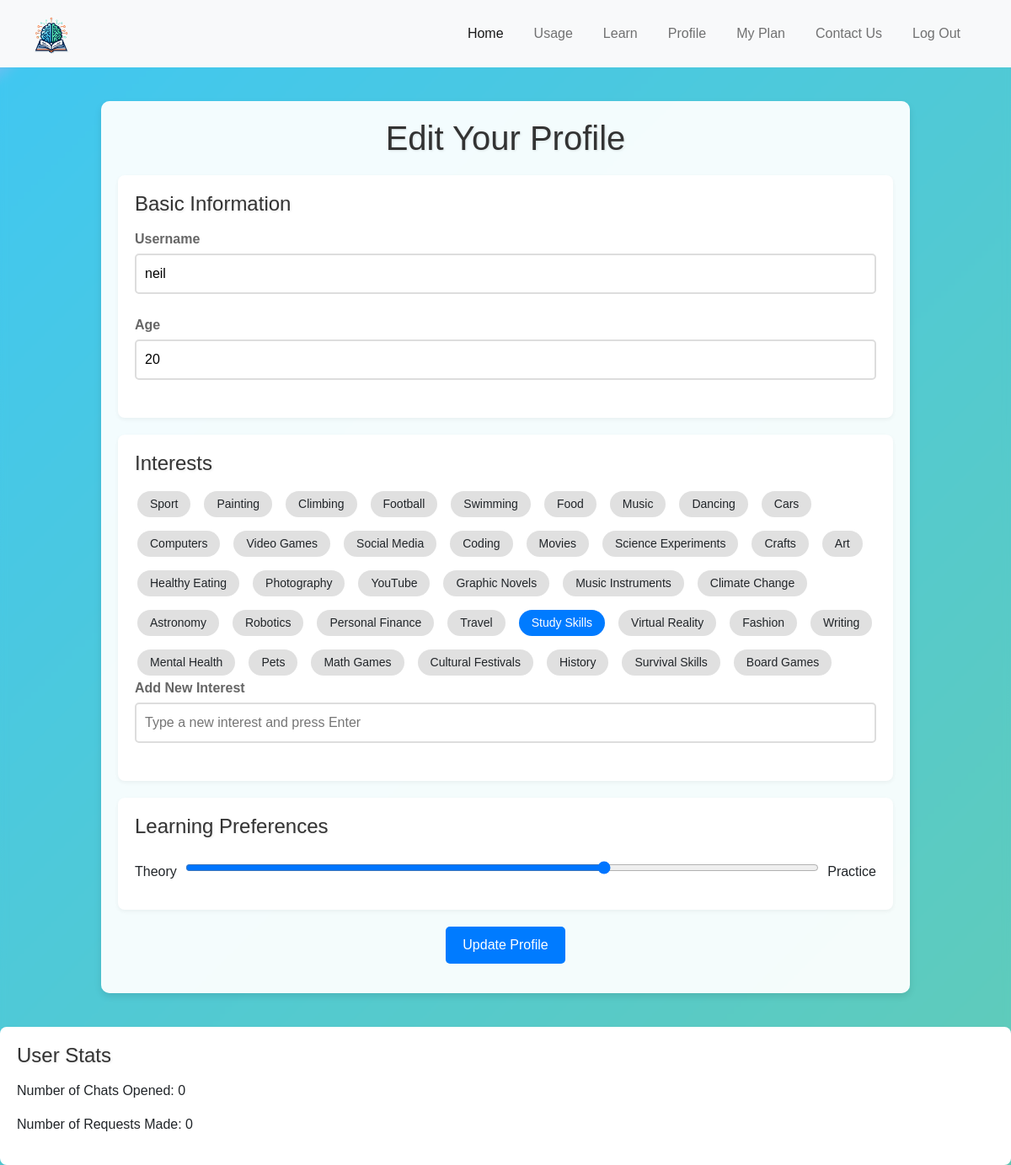
Screenshot of /profile (signed in) with the database file from the repository.
### tables this page shows
CREATE TABLE users (
    id INTEGER PRIMARY KEY AUTOINCREMENT,
    username TEXT NOT NULL UNIQUE,
    password TEXT NOT NULL
, age INTEGER, learning_preference INTEGER, likes TEXT, chats_opened INTEGER DEFAULT 0, requests_made INTEGER DEFAULT 0);

### app.py (the view)
@app.route("/profile", methods=["GET", "POST"])
@login_required
def profile():
    conn = get_db_connection("users.db")
    cursor = conn.cursor()
    if request.method == "POST":
        username = request.form['username']
        age = request.form['age']
        likes = ','.join(request.form.getlist('likes'))
        learning_preference = request.form['learning_preference']
        new_interest = request.form.get('new_interest')
        if new_interest:
            likes += f",{new_interest}"
        try:
            cursor.execute("UPDATE users SET username = ?, age = ?, likes = ?, learning_preference = ? WHERE id = ?",
                           (username, age, likes, learning_preference, session['user_id']))
            conn.commit()
            flash("Profile updated successfully", "info")
        finally:
            conn.close()
        return redirect(url_for('learn_mathematics'))
    else:
        cursor.execute("SELECT * FROM users WHERE id = ?", (session['user_id'],))
        user = dict(cursor.fetchone())
        user['likes'] = user['likes'].split(',') if user['likes'] else []
        conn.close()
        return render_template("profile.html", user=user)

### app.py (called while the page is built)
@app.after_request
def after_request(response):
    response.headers["Cache-Control"] = "no-cache, no-store, must-revalidate"
    response.headers["Expires"] = 0
    response.headers["Pragma"] = "no-cache"
    return response

### helpers.py (called while the page is built)
def login_required(f):
    @wraps(f)
    def decorated_function(*args, **kwargs):
        if session.get("user_id") is None:
            return redirect("/login")
        return f(*args, **kwargs)
    return decorated_function

def get_db_connection(db_name):
    conn = sqlite3.connect(db_name)
    conn.row_factory = sqlite3.Row  # to access columns by name
    return conn

### web-app/templates/profile.html (shortened to what this page needs)
{% extends "layout.html" %}
{% block content %}
<link rel="stylesheet" href="{{ url_for('static', filename='profile_styles.css') }}">
<div class="profile-container">
    <h1>Edit Your Profile</h1>
    <form method="POST" action="/profile" class="profile-form">
        <div class="form-section">
            <h2>Basic Information</h2>
            <div class="form-group">
                <label for="username">Username</label>
                <input type="text" id="username" name="username" value="{{ user.username }}" required>
            </div>
            <div class="form-group">
                <label for="age">Age</label>
                <input type="number" id="age" name="age" value="{{ user.age }}" required>
            </div>
        </div>
        <div class="form-section">
            <h2>Interests</h2>
            <div class="topics-container" id="topics-container">
                {% for topic in [
                    'Sport', 'Painting', 'Climbing', 'Football', 'Swimming', 'Food', 'Music', 'Dancing',
                    'Cars', 'Computers', 'Video Games', 'Social Media', 'Coding', 'Movies', 'Science Experiments',
                    'Crafts', 'Art', 'Healthy Eating', 'Photography', 'YouTube', 'Graphic Novels',
                    'Music Instruments', 'Climate Change', 'Astronomy', 'Robotics', 'Personal Finance', 'Travel',
                    'Study Skills', 'Virtual Reality', 'Fashion', 'Writing', 'Mental Health', 'Pets', 'Math Games',
                    'Cultural Festivals', 'History', 'Survival Skills', 'Board Games'
                ] %}
                <label class="checkbox-label" for="like_{{ topic }}">{{ topic }}</label>
            </div>
            <div class="form-group">
                <label for="new_interest">Add New Interest</label>
                <input type="text" id="new_interest" name="new_interest" placeholder="Type a new interest and press Enter">
            </div>
        </div>
        <div class="form-section">
            <h2>Learning Preferences</h2>
            <div class="learning-preference">
                <label for="learning_preference">Theory</label>
                <input type="range" id="learning_preference" name="learning_preference" min="0" max="100" value="{{ user.learning_preference }}">
                <label for="learning_preference">Practice</label>
            </div>
        </div>
        <div class="form-group">
            <button type="submit" class="btn-update">Update Profile</button>
        </div>
    </form>
</div>
<div class="form-section">
    <h2>User Stats</h2>
    <p>Number of Chats Opened: {{ user.chats_opened }}</p>
    <p>Number of Requests Made: {{ user.requests_made }}</p>
</div>
{% endblock %}

### web-app/static/styles.css (style rules this page uses)
body, html { margin: 0; padding: 0; backdrop-filter: blur(5px); background-size: cover; }

### web-app/static/profile_styles.css (style rules this page uses)
body { background: linear-gradient(-45deg, #c3d808 0%, #41c7f0 99%, #f0a9f7 100%); background-size: 400% 400%; animation: gradientBackground 15s ease infinite; font-family: 'Arial', sans-serif; margin: 0; padding: 0; }
.profile-container { max-width: 960px; margin: 40px auto; padding: 20px; background: rgba(255, 255, 255, 0.9); box-shadow: 0 4px 8px rgba(0,0,0,0.1); border-radius: 10px; position: relative; overflow: hidden; }
.profile-container::before, .profile-container::after { content: ''; position: absolute; width: 200%; height: 200%; top: -50%; left: -50%; background: rgba(255, 255, 255, 0.2); transform: rotate(45deg); z-index: -1; }
.profile-container h1 { text-align: center; color: #333; margin-bottom: 20px; font-size: 2.5em; text-shadow: 1px 1px 3px rgba(0,0,0,0.1); }
.profile-form { display: grid; grid-template-columns: 1fr; gap: 20px; }
.form-section { background: #fff; padding: 20px; border-radius: 8px; box-shadow: 0 2px 5px rgba(0,0,0,0.05); }
.form-section h2 { color: #333; margin-bottom: 15px; font-size: 1.5em; text-shadow: 1px 1px 3px rgba(0,0,0,0.1); }
.form-group { margin-bottom: 15px; }
.form-group label { display: block; margin-bottom: 5px; font-weight: bold; color: #666; }
input[type="text"], input[type="number"], input[type="range"] { width: 100%; padding: 10px; border: 2px solid #ddd; border-radius: 5px; font-size: 16px; margin-bottom: 10px; }
.checkbox-label { background: #e0e0e0; border-radius: 20px; padding: 5px 15px; cursor: pointer; display: inline-flex; align-items: center; font-size: 14px; transition: background-color 0.3s, color 0.3s; margin: 3px; }
input[type="checkbox"]:checked + .checkbox-label { background: #007bff; color: white; }
.btn-update { background-color: #007bff; border: none; padding: 10px 20px; border-radius: 5px; color: white; cursor: pointer; font-size: 16px; display: block; margin: 0 auto; }
.learning-preference { display: flex; align-items: center; gap: 10px; justify-content: space-between; }
.topics-container { display: flex; flex-wrap: wrap; gap: 10px; }

### rows the page displays
users: username "neil", age "20", learning_preference "67", chats_opened "0", requests_made "0"

### other values shown
{{ topic }} "Sport" "Painting" "Climbing" "Football" "Swimming" "Food" "Music" "Dancing" "Cars" "Computers" "Video Games" "Social Media" "Coding" "Movies" "Science Experiments" "Crafts" "Art" "Healthy Eating" "Photography" "YouTube" "Graphic Novels" "Music Instruments" "Climate Change" "Astronomy" "Robotics" "Personal Finance" "Travel" "Study Skills" "Virtual Reality" "Fashion" "Writing" "Mental Health" "Pets" "Math Games" "Cultural Festivals" "History" "Survival Skills" "Board Games"
